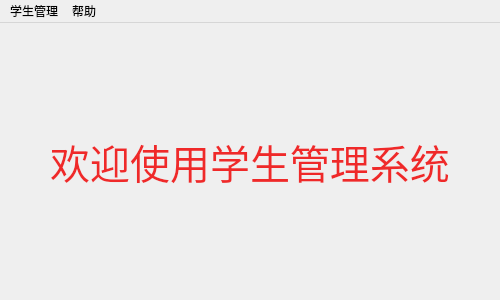
<?xml version="1.0" encoding="UTF-8"?>
<ui version="4.0">
 <class>MainWindow</class>
 <widget class="QMainWindow" name="MainWindow">
  <property name="geometry">
   <rect>
    <x>0</x>
    <y>0</y>
    <width>500</width>
    <height>300</height>
   </rect>
  </property>
  <property name="minimumSize">
   <size>
    <width>500</width>
    <height>300</height>
   </size>
  </property>
  <property name="maximumSize">
   <size>
    <width>500</width>
    <height>300</height>
   </size>
  </property>
  <property name="windowTitle">
   <string>MainWindow</string>
  </property>
  <widget class="QWidget" name="centralwidget">
   <layout class="QVBoxLayout" name="verticalLayout">
    <item>
     <widget class="QLabel" name="label">
      <property name="font">
       <font>
        <pointsize>30</pointsize>
       </font>
      </property>
      <property name="styleSheet">
       <string notr="true">color: rgb(239, 41, 41);</string>
      </property>
      <property name="text">
       <string>欢迎使用学生管理系统</string>
      </property>
      <property name="alignment">
       <set>Qt::AlignCenter</set>
      </property>
     </widget>
    </item>
   </layout>
  </widget>
  <widget class="QMenuBar" name="menubar">
   <property name="geometry">
    <rect>
     <x>0</x>
     <y>0</y>
     <width>500</width>
     <height>28</height>
    </rect>
   </property>
   <widget class="QMenu" name="menu">
    <property name="title">
     <string>学生管理</string>
    </property>
    <addaction name="actionaddStu"/>
    <addaction name="actionQueryStu"/>
   </widget>
   <widget class="QMenu" name="menu_2">
    <property name="title">
     <string>帮助</string>
    </property>
    <addaction name="actionAbout"/>
    <addaction name="actionHelp"/>
   </widget>
   <addaction name="menu"/>
   <addaction name="menu_2"/>
  </widget>
  <action name="actionaddStu">
   <property name="text">
    <string>添加学生</string>
   </property>
  </action>
  <action name="actionQueryStu">
   <property name="text">
    <string>查询学生</string>
   </property>
  </action>
  <action name="actionAbout">
   <property name="text">
    <string>关于</string>
   </property>
  </action>
  <action name="actionHelp">
   <property name="text">
    <string>帮助</string>
   </property>
  </action>
 </widget>
 <resources/>
 <connections/>
</ui>
